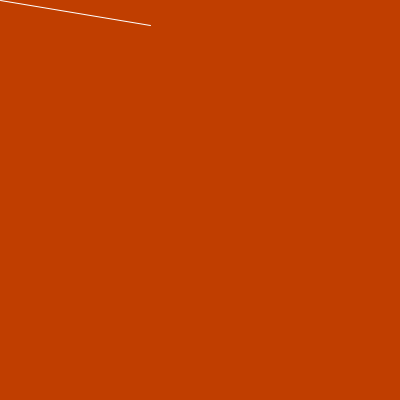
Frame 1 (no input)
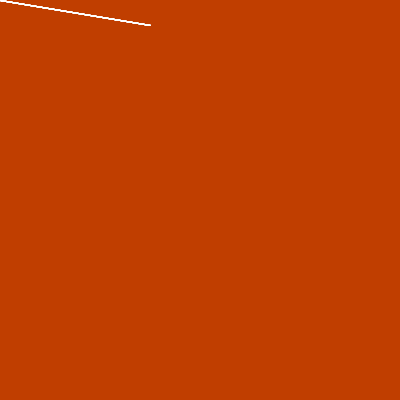
Frame 60 (the mouse pressed at the canvas centre just before this capture)
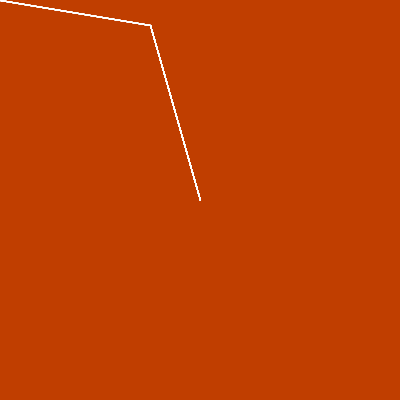
Frame 120 (the mouse held since frame 60 and released just before this capture)

The Processing sketch that drew these frames (run headless with seeded random() and noise(); from frame 60 on, the mouse is pressed at the canvas centre):

// Processing sketch: parttwo
// ── parttwo.pde
void setup() {
    size(400, 400);
    stroke(255);
    background(192, 62, 0);
}

void draw() {
    line(150, 25, mouseX, mouseY);
}
